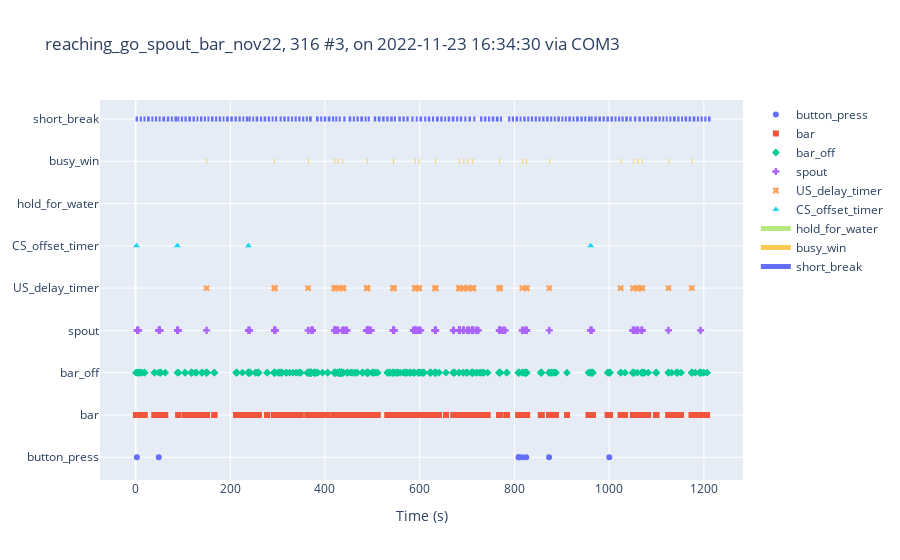

The notebook cell this image was saved under:
### Code cell
keys = [
        'button_press', 'bar', 'bar_off', 'spout', 'US_delay_timer', 'CS_offset_timer']
state_def = [{'name':'hold_for_water', 'onset':'hold_for_water', 'offset':'waiting_for_spout'},
             {'name': 'waiting_for_spout', 'onset': 'waiting_for_spout',
                 'offset': 'waiting_for_spout'},
        {'name':'busy_win', 'onset':'busy_win', 'offset':'short_break'},
        {'name':'short_break', 'onset':'short_break', 'offset':'wating_for_bar'}]

exp_cohort.sessions[0].plot_session(keys, state_def, 
        print_expr=dict(name='water', expr='.+water success')) #TODO

### Figure 1 — Plotly figure (JSON) as saved in the notebook; plotly's stock layout.template omitted (floating-point values rounded to 4 significant figures; data arrays with more than 128 entries replaced by an {"elided": "..."} marker saying what was removed)
{"data": [{"marker": {"symbol": "circle"}, "mode": "markers", "name": "button_press", "type": "scatter", "x": [2.807, 49.0, 808.9, 809.4, 816.3, 824.9, 873.2, 1000.0], "y": ["button_press", "button_press", "button_press", "button_press", "button_press", "button_press", "button_press", "button_press"]}, {"marker": {"symbol": "square"}, "mode": "markers", "name": "bar", "type": "scatter", "x": {"elided": "484 float values"}, "y": {"elided": "484 str values"}}, {"marker": {"symbol": "diamond"}, "mode": "markers", "name": "bar_off", "type": "scatter", "x": {"elided": "484 float values"}, "y": {"elided": "484 str values"}}, {"marker": {"symbol": "cross"}, "mode": "markers", "name": "spout", "type": "scatter", "x": {"elided": "194 float values"}, "y": {"elided": "194 str values"}}, {"marker": {"symbol": "x"}, "mode": "markers", "name": "US_delay_timer", "type": "scatter", "x": [149.9, 292.8, 293.7, 294.1, 294.3, 364.4, 419.8, 420.4, 420.5, 420.8, 421.4, 421.7, 427.1, 427.5, 436.7, 438.2, 438.4, 438.6, 488.5, 488.9, 489.3, 489.5, 489.6, 543.7, 544.3, 544.8, 545.2, 545.3, 589.9, 590.4, 591.1, 591.5, 591.7, 591.7, 597.8, 597.9, 599.0, 632.6, 632.7, 633.3, 633.7, 683.0, 683.5, 683.9, 684.2, 684.7, 684.8, 692.4, 692.7, 693.0, 693.4, 701.2, 701.7, 701.9, 702.0, 711.3, 711.7, 712.0, 712.5, 712.6, 712.8, 767.8, 768.3, 768.7, 769.0, 769.4, 769.7, 816.9, 825.1, 825.5, 826.1, 873.6, 1024.0, 1051.0, 1051.0, 1060.0, 1060.0, 1060.0, 1061.0, 1061.0, 1069.0, 1069.0, 1070.0, 1125.0, 1174.0], "y": ["US_delay_timer", "US_delay_timer", "US_delay_timer", "US_delay_timer", "US_delay_timer", "US_delay_timer", "US_delay_timer", "US_delay_timer", "US_delay_timer", "US_delay_timer", "US_delay_timer", "US_delay_timer", "US_delay_timer", "US_delay_timer", "US_delay_timer", "US_delay_timer", "US_delay_timer", "US_delay_timer", "US_delay_timer", "US_delay_timer", "US_delay_timer", "US_delay_timer", "US_delay_timer", "US_delay_timer", "US_delay_timer", "US_delay_timer", "US_delay_timer", "US_delay_timer", "US_delay_timer", "US_delay_timer", "US_delay_timer", "US_delay_timer", "US_delay_timer", "US_delay_timer", "US_delay_timer", "US_delay_timer", "US_delay_timer", "US_delay_timer", "US_delay_timer", "US_delay_timer", "US_delay_timer", "US_delay_timer", "US_delay_timer", "US_delay_timer", "US_delay_timer", "US_delay_timer", "US_delay_timer", "US_delay_timer", "US_delay_timer", "US_delay_timer", "US_delay_timer", "US_delay_timer", "US_delay_timer", "US_delay_timer", "US_delay_timer", "US_delay_timer", "US_delay_timer", "US_delay_timer", "US_delay_timer", "US_delay_timer", "US_delay_timer", "US_delay_timer", "US_delay_timer", "US_delay_timer", "US_delay_timer", "US_delay_timer", "US_delay_timer", "US_delay_timer", "US_delay_timer", "US_delay_timer", "US_delay_timer", "US_delay_timer", "US_delay_timer", "US_delay_timer", "US_delay_timer", "US_delay_timer", "US_delay_timer", "US_delay_timer", "US_delay_timer", "US_delay_timer", "US_delay_timer", "US_delay_timer", "US_delay_timer", "US_delay_timer", "US_delay_timer"]}, {"marker": {"symbol": "triangle-up"}, "mode": "markers", "name": "CS_offset_timer", "type": "scatter", "x": [2, 88.28, 238.3, 961.0], "y": ["CS_offset_timer", "CS_offset_timer", "CS_offset_timer", "CS_offset_timer"]}, {"marker": {"symbol": "triangle-up"}, "mode": "markers", "name": "water", "type": "scatter", "x": [], "y": []}, {"line": {"width": 5}, "mode": "lines", "name": "hold_for_water", "type": "scatter", "x": {"elided": "435 float values"}, "y": {"elided": "435 str values"}}, {"line": {"width": 5}, "mode": "lines", "name": "waiting_for_spout", "type": "scatter", "x": [], "y": []}, {"line": {"width": 5}, "mode": "lines", "name": "busy_win", "type": "scatter", "x": [149.7, 151.7, null, 292.6, 294.6, null, 364.2, 366.2, null, 419.6, 421.7, null, 426.9, 428.9, null, 436.5, 438.5, null, 488.3, 490.3, null, 543.5, 545.5, null, 589.7, 591.7, null, 597.6, 599.6, null, 632.4, 634.4, null, 682.8, 684.8, null, 692.2, 694.2, null, 701.0, 703.0, null, 711.1, 713.1, null, 767.6, 769.6, null, 816.7, 818.7, null, 824.9, 826.9, null, 873.4, 875.4, null, 1024.0, 1026.0, null, 1050.0, 1052.0, null, 1060.0, 1062.0, null, 1069.0, 1071.0, null, 1125.0, 1127.0, null, 1174.0, 1176.0, null], "y": ["busy_win", "busy_win", "busy_win", "busy_win", "busy_win", "busy_win", "busy_win", "busy_win", "busy_win", "busy_win", "busy_win", "busy_win", "busy_win", "busy_win", "busy_win", "busy_win", "busy_win", "busy_win", "busy_win", "busy_win", "busy_win", "busy_win", "busy_win", "busy_win", "busy_win", "busy_win", "busy_win", "busy_win", "busy_win", "busy_win", "busy_win", "busy_win", "busy_win", "busy_win", "busy_win", "busy_win", "busy_win", "busy_win", "busy_win", "busy_win", "busy_win", "busy_win", "busy_win", "busy_win", "busy_win", "busy_win", "busy_win", "busy_win", "busy_win", "busy_win", "busy_win", "busy_win", "busy_win", "busy_win", "busy_win", "busy_win", "busy_win", "busy_win", "busy_win", "busy_win", "busy_win", "busy_win", "busy_win", "busy_win", "busy_win", "busy_win", "busy_win", "busy_win", "busy_win", "busy_win", "busy_win", "busy_win", "busy_win", "busy_win", "busy_win"]}, {"line": {"width": 5}, "mode": "lines", "name": "short_break", "type": "scatter", "x": {"elided": "435 float values"}, "y": {"elided": "435 str values"}}], "layout": {"title": {"text": "reaching_go_spout_bar_nov22, 316 #3, on 2022-11-23 16:34:30 via COM3"}, "xaxis": {"title": {"text": "Time (s)"}}, "yaxis": {"fixedrange": true}}}
